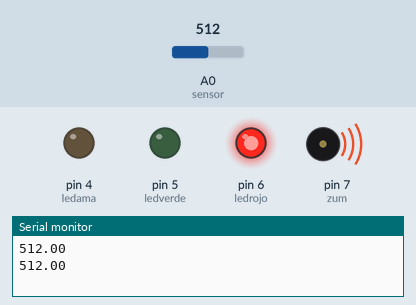
Bench run of a sketch on a simulated Arduino Uno, built with avr-gcc and run on an emulated ATmega328P. Parts: output pins drawn as LEDs (lit = HIGH), buzzer (waves = sounding), the last lines printed to the serial monitor. Inputs (shaded band) come from the test bench; at power-on: A0 (sensor) = 512.

Above: at 1.8 s.
1.9 s: A0 (sensor) set to 51
At 3.1 s:
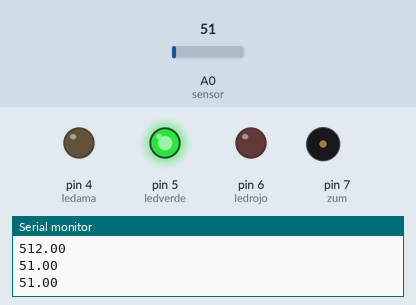
4.0 s: A0 (sensor) set to 81
At 5.7 s:
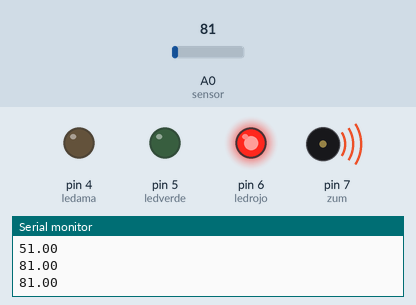
6.0 s: A0 (sensor) set to 0
At 7.4 s:
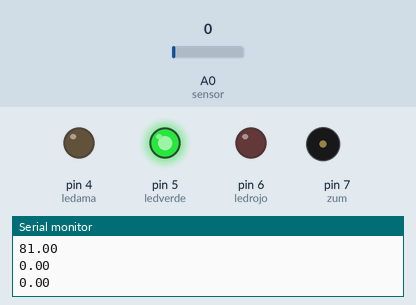
Timing chart, 0 to 9.0 s (numbered marks = the images above; inputs shaded):
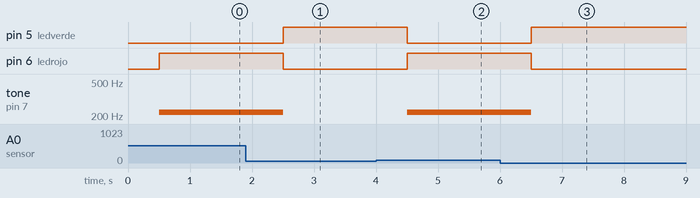

Measured:
- after the input at 1.9 s, pin 5 (ledverde): LOW → HIGH after 0.60 s; pin 6 (ledrojo): HIGH → LOW after 0.60 s; tone on pin 7 (zum): 220 Hz → silent after 0.60 s
- after the input at 4.0 s, pin 5 (ledverde): HIGH → LOW after 0.50 s; pin 6 (ledrojo): LOW → HIGH after 0.50 s; tone on pin 7 (zum): silent → 220 Hz after 0.50 s
- after the input at 6.0 s, pin 5 (ledverde): LOW → HIGH after 0.50 s; pin 6 (ledrojo): HIGH → LOW after 0.50 s; tone on pin 7 (zum): 220 Hz → silent after 0.50 s

The sketch:

practica5.ino
```cpp
int ledama=4;
int ledrojo=6;
int ledverde=5;
int zum=7;
float lectura=0;
float sensor=0;
void setup() {
    pinMode(ledama,OUTPUT);
    pinMode(ledrojo,OUTPUT);
    pinMode(ledverde,OUTPUT);
  Serial.begin(9600);


}

void loop() {

lectura=analogRead(sensor);
float voltaje=((lectura*5000.0)/1023)/10;
Serial.println(lectura);
delay (500);
if(lectura<61){
digitalWrite(ledverde,HIGH);
}else{
  digitalWrite(ledverde,LOW);
  }
if(lectura>61 && lectura<71){
digitalWrite(ledama,HIGH);
}else{
  digitalWrite(ledama,LOW);
  }
if(lectura>71){
digitalWrite(ledrojo,HIGH);
tone(zum, 220);
delay(500);
}else{
  digitalWrite(ledrojo,LOW);
  noTone(zum);
  delay(500);
  }

}
```
